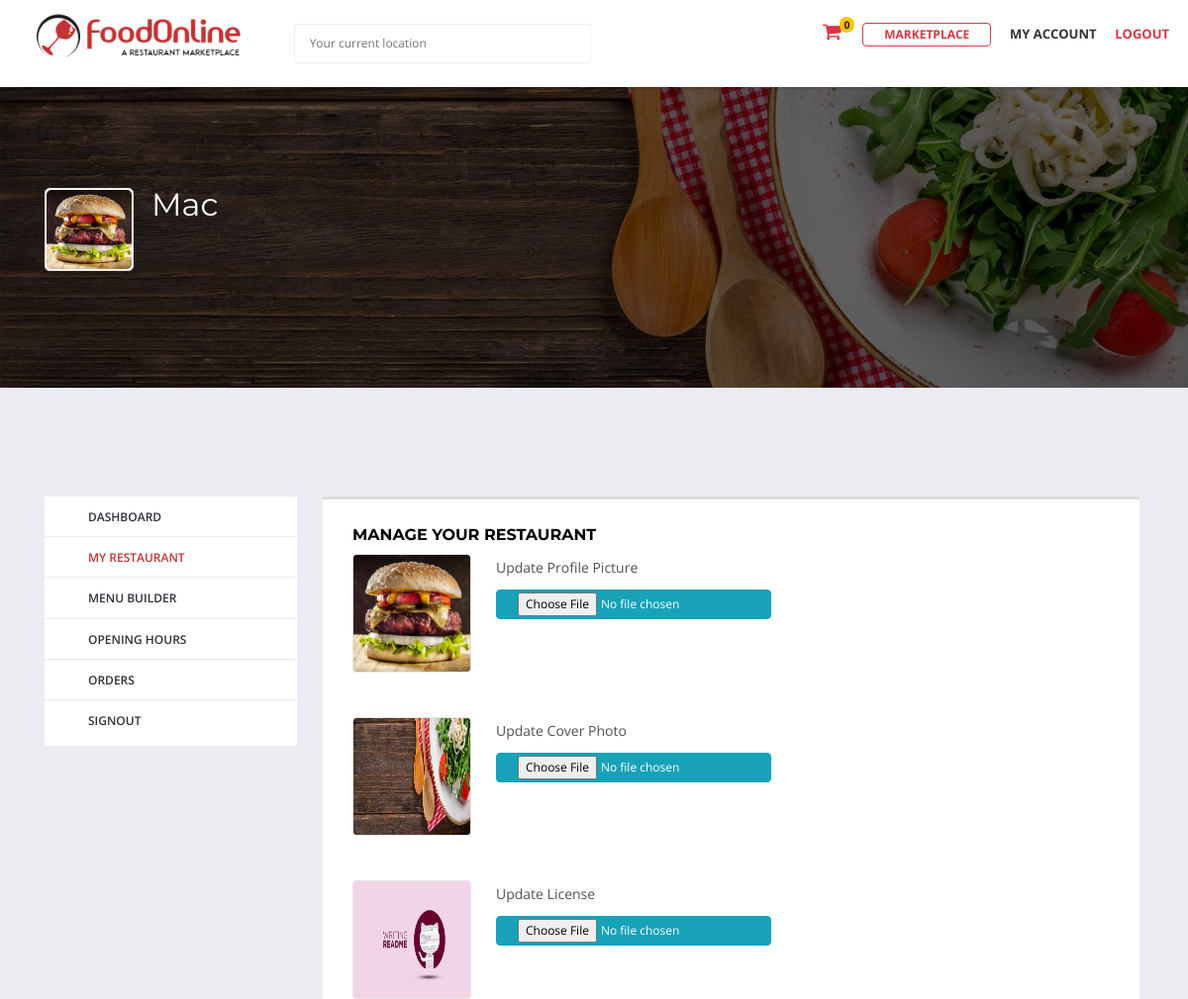
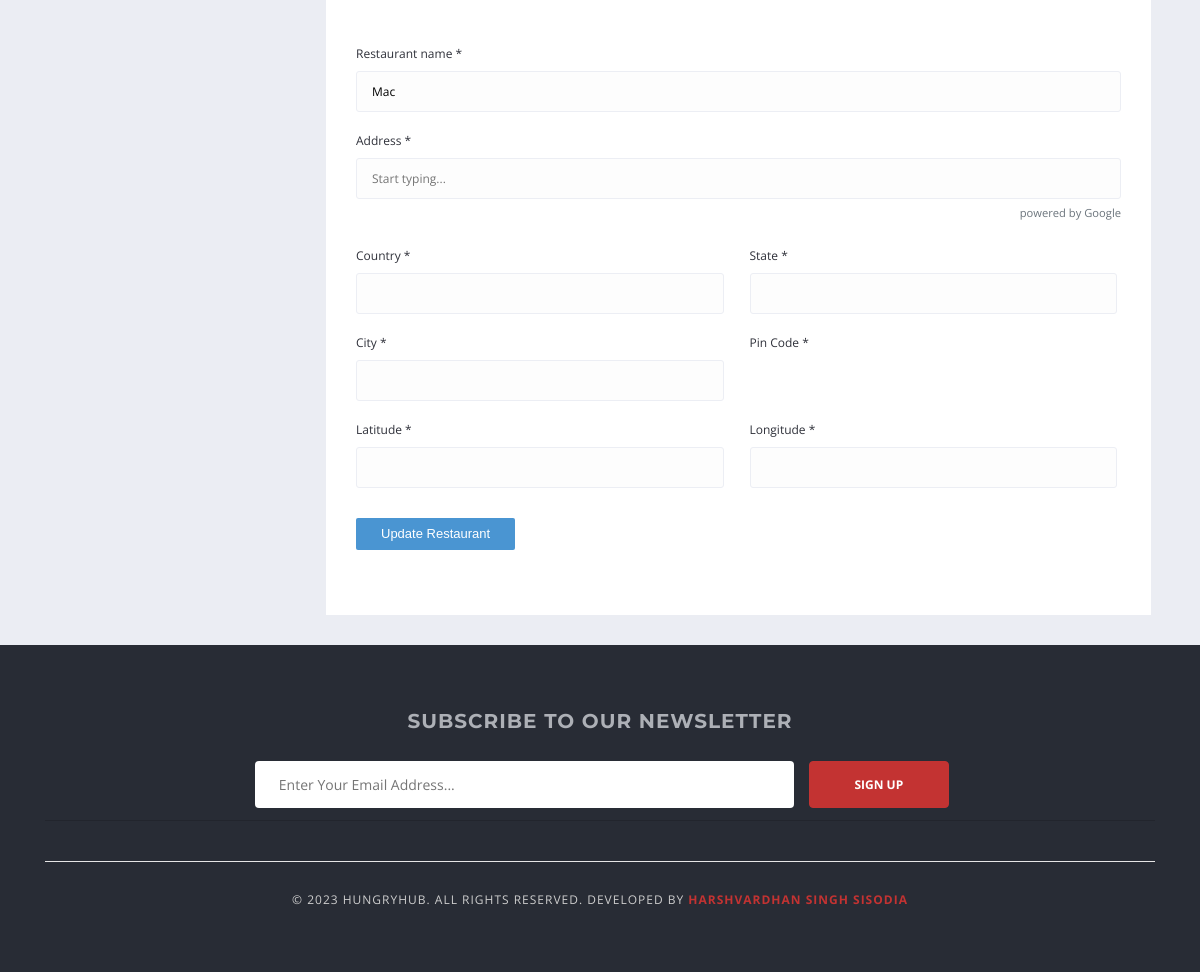
The page /vendor/profile/ (signed in) on the database its author committed (2 pictures, top to bottom).
### vendor/models.py (models this page shows, shortened)
class Vendor(models.Model):
    user = models.OneToOneField(User, related_name='user', on_delete=models.CASCADE)
    user_profile = models.OneToOneField(UserProfile, related_name='userprofile', on_delete=models.CASCADE)
    vendor_name = models.CharField(max_length=50)
    vendor_slug = models.SlugField(max_length=100, unique=True)
    vendor_license = models.ImageField(upload_to='vendor/license')
    is_approved = models.BooleanField(default=False)
    created_at = models.DateTimeField(auto_now_add=True)
    modified_at = models.DateTimeField(auto_now=True)

### accounts/models.py (models this page shows, shortened)
class UserProfile(models.Model):
    user               = models.OneToOneField(User,on_delete=models.CASCADE, related_name='profile')
    profile_picture    = models.ImageField(upload_to='users/profile_pictures', blank=True, null=True)
    cover_photos       = models.ImageField(upload_to='users/cover_photos', blank=True, null=True)
    address            = models.CharField(max_length=100, blank=True, null=True)
    country            = models.CharField(max_length=50, blank=True, null=True)
    state              = models.CharField(max_length=50, blank=True, null=True)
    city               = models.CharField(max_length=50, blank=True, null=True)
    pincode            = models.CharField(max_length=6, blank=True, null=True)
    latitude           = models.CharField(max_length=20, blank=True, null=True)
    longitude          = models.CharField(max_length=20, blank=True, null=True)
    created_at         = models.DateTimeField(auto_now_add=True)
    modified_at        = models.DateTimeField(auto_now=True)
    SearchableFields   = ['user', 'country','city','state','pincode']

### vendor/views.py (the view)
# urls.py: path('profile/', views.vprofile, name='vprofile'),
@login_required(login_url='login')
@user_passes_test(check_role_vendor)
def vprofile(request):
    profile = get_object_or_404(UserProfile, user=request.user)
    vendor = get_object_or_404(Vendor, user=request.user)
    if request.method == 'POST':
        profile_form = UserProfileForm(request.POST, request.FILES, instance=profile)
        vendor_form = VendorForm(request.POST, request.FILES, instance=vendor)
        if profile_form.is_valid() and vendor_form.is_valid():
            profile_form.save()
            vendor_form.save()
            messages.success(request, 'Settings updated.')
            return redirect('vprofile')
        else:
            print(profile_form.errors)
            print(vendor_form.errors)
    else:
        profile_form = UserProfileForm(instance = profile)
        vendor_form = VendorForm(instance=vendor)
    context = {
        'profile_form': profile_form,
        'vendor_form': vendor_form,
        'profile': profile,
        'vendor': vendor,
    }
    return render(request, 'vendor/vprofile.html', context)

### accounts/forms.py
class UserProfileForm(forms.ModelForm):
    address = forms.CharField(widget=forms.TextInput(attrs={'placeholder': 'Start typing...', 'required': 'required'}))
    profile_picture = forms.FileField(widget=forms.FileInput(attrs={'class': 'btn btn-info'}), validators=[allow_only_images_validator])
    cover_photo = forms.FileField(widget=forms.FileInput(attrs={'class': 'btn btn-info'}), validators=[allow_only_images_validator])
    class Meta:
        model = UserProfile
        fields = ['profile_picture', 'cover_photo', 'address', 'country', 'state', 'city', 'pincode', 'latitude', 'longitude']
    def __init__(self, *args, **kwargs):
        super(UserProfileForm, self).__init__(*args, **kwargs)
        for field in self.fields:
            if field == 'latitude' or field == 'longitude':
                self.fields[field].widget.attrs['readonly'] = 'readonly'

### vendor/forms.py
class VendorForm(forms.ModelForm):
    vendor_license = forms.FileField(widget=forms.FileInput(attrs={'class': 'btn btn-info'}))
    class Meta:
        model = Vendor
        fields = ['vendor_name', 'vendor_license']

### accounts/views.py (called while the page is built)
def check_role_vendor(user):
    if user.role == 1:
        return True
    else:
        raise PermissionDenied

### marketplace/context_processors.py (called while the page is built)
def get_cart_counter(request):
    cart_count = 0
    if request.user.is_authenticated:
        try:
            cart_items = Cart.objects.filter(user=request.user)
            if cart_items:
                for cart_item in cart_items:
                    cart_count += cart_item.quantity
            else:
                cart_count = 0
        except:
            cart_count = 0
    return dict(cart_count=cart_count)

### templates/vendor/vprofile.html (shortened to what this page needs)
{% extends 'base.html' %}
{% load static %}
{% block content %}
<div class="main-section">
    {% include 'includes/cover.html' %}
    <div class="page-section account-header buyer-logged-in">
        <div class="container">
            <div class="row">
                <div class="col-lg-3 col-md-3 col-sm-12 col-xs-12">
                    {% include 'includes/v_sidebar.html' %}
                </div>
                <div class="col-lg-9 col-md-9 col-sm-12 col-xs-12">
                    <div class="user-dashboard loader-holder">
                        <div class="user-holder">
                            <h5 class="text-uppercase">Manage Your Restaurant</h5>
									<form action="{% url 'vprofile' %}" method="POST" enctype="multipart/form-data">
										<div class="form-fields-set">
											<ul>
												<li>
													<div class="row">
														<div class="col-lg-12 col-md-12 col-sm-12 col-xs-12">
															<div class="restaurant-info">
																<div class="img-holder">
																	<ul class="foodbakery-gallery-holder">
																		<li class="gal-img">
																			<div class="drag-list">
																				<div class="item-thumb">
																					{% if profile.profile_picture %}
																					<img class="thumbnail" src="{{profile.profile_picture.url}}" alt="Profile Picture">
																					{% else %}
																					<img class="thumbnail" src="{% static 'images/default-profile.png' %}" alt="Profile Picture">
																					{% endif %}
																				</div>
																			</div>
																		</li>
																	</ul>
																</div>
																<div class="text-holder">
																	<label>Update Profile Picture</label>
																	<div class="upload-gallery">
																		{{profile_form.profile_picture}}
																	</div>
																</div>
															</div>
														</div>
														<div class="col-lg-12 col-md-12 col-sm-12 col-xs-12">
															<div class="restaurant-info">
																<div class="img-holder">
																	<ul class="foodbakery-gallery-holder">
																		<li class="gal-img">
																			<div class="drag-list">
																				<div class="item-thumb">
																					{% if profile.cover_photo %}
																					<img class="thumbnail" src="{{profile.cover_photo.url}}" alt="Cover Photo">
																					{% else %}
																					<img class="thumbnail" src="{% static 'images/default-cover.png' %}" alt="Cover Photo">
																					{% endif %}
																				</div>
																			</div>
																		</li>
																	</ul>
																</div>
																<div class="text-holder">
																	<label>Update Cover Photo</label>
																	<div class="upload-gallery">
																		{{profile_form.cover_photo}}
																	</div>
																</div>
															</div>
														</div>
														<div class="col-lg-12 col-md-12 col-sm-12 col-xs-12">
															<div class="restaurant-info">
																<div class="img-holder">
																	<ul class="foodbakery-gallery-holder">
																		<li class="gal-img">
																			<div class="drag-list">
																				<div class="item-thumb">
																					<img class="thumbnail" src="{{vendor.vendor_license.url}}" alt="Vendor License">
																				</div>
																			</div>
																		</li>
																	</ul>
																</div>
																<div class="text-holder">
																	<label>Update License</label>
																	<div class="upload-gallery">
																		{{vendor_form.vendor_license}}
																	</div>
																</div>
															</div>
														</div>
														<div class="col-lg-12 col-md-12 col-sm-12 col-xs-12">
															<div class="field-holder">
																<label>Restaurant name *</label>
																{{vendor_form.vendor_name}}
															</div>
														</div>
                                                        <div class="col-lg-12 col-md-12 col-sm-12 col-xs-12">
															<div class="field-holder">
																<label>Address *</label>
																{{profile_form.address}}
																<small class="text-muted float-right">powered by Google</small>
															</div>
														</div>
                                                        <div class="col-lg-6 col-md-6 col-sm-12 col-xs-12">
															<div class="field-holder">
																<label>Country *</label>
																{{profile_form.country}}
															</div>
														</div>
                                                        <div class="col-lg-6 col-md-6 col-sm-12 col-xs-12">
															<div class="field-holder">
																<label>State *</label>
																{{profile_form.state}}
															</div>
														</div>
                                                        <div class="col-lg-6 col-md-6 col-sm-12 col-xs-12">
															<div class="field-holder">
																<label>City *</label>
																{{profile_form.city}}
															</div>
														</div>
                                                        <div class="col-lg-6 col-md-6 col-sm-12 col-xs-12">
															<div class="field-holder">
																<label>Pin Code *</label>
															</div>
														</div>
                                                        <div class="col-lg-6 col-md-6 col-sm-12 col-xs-12">
															<div class="field-holder">
																<label>Latitude *</label>
																{{profile_form.latitude}}
															</div>
														</div>
                                                        <div class="col-lg-6 col-md-6 col-sm-12 col-xs-12">
															<div class="field-holder">
																<label>Longitude *</label>
																{{profile_form.longitude}}
															</div>
														</div>
													</div>
												</li>
											</ul>
											<div>
												<div class="field-holder">
													<div class="payment-holder input-button-loader">
														<input type="submit" value="Update Restaurant">
													</div>
												</div>
											</div>
										</div>
									</form>
                        </div>
                    </div>
                </div>
            </div>
        </div>
    </div>
</div>
{% endblock %}

### templates/includes/cover.html (shortened to what this page needs)
{% load static %}
<div class="page-section restaurant-detail-image-section" style=" background: url({% if vendor.user_profile.cover_photo %} {{ vendor.user_profile.cover_photo.url }} {% else %} {% static 'images/default-cover.png' %}{% endif %}) no-repeat scroll 0 0 / cover;">
    <div class="container">
        <div class="row">
            <div class="col-lg-12 col-md-12 col-sm-12 col-xs-12">
                <div class="company-info-detail">
                    <div class="company-info">
                        <div class="img-holder">
                            <figure>
                                {% if vendor.user_profile.profile_picture %}
                                <img src="{{ vendor.user_profile.profile_picture.url }}" alt="">
                                {% else %}
                                <img src="{% static 'images/default-profile.png' %}" alt="">
                                {% endif %}
                            </figure>
                        </div>
                        <div class="text-holder">
                            <span class="restaurant-title">{{vendor.vendor_name}}</span>
                        </div>
                    </div>
                </div>
            </div>
        </div>
    </div>
</div>

### HungryHub/static/css/custom.css (style rules this page uses)
.btn { padding: 2px 1.75em; font-size: 12px; cursor: pointer; }

### templates/base.html (style rules this page uses)
body, .main-section p, .mce-content-body p { font:Normal 14px/24px "Open Sans", sans-serif;letter-spacing: 0px;text-transform: none;color: #515151 !important; }

### rows shown on the page
Vendor: vendor_name "Mac", vendor_license (picture)

### other values the page prints
{{ cart_count }} "0"
